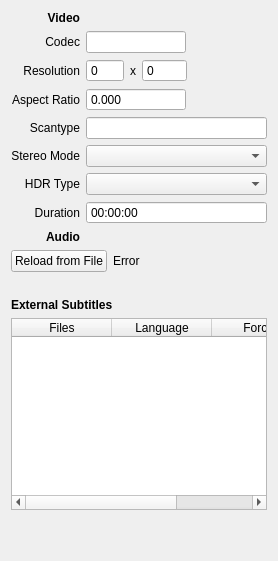
          <widget class="QWidget" name="tabStreamdetails">
           <attribute name="title">
            <string>Streamdetails</string>
           </attribute>
           <layout class="QVBoxLayout" name="verticalLayout_12">
            <item>
             <layout class="QGridLayout" name="streamDetails">
              <item row="7" column="1">
               <widget class="QTimeEdit" name="videoDuration">
                <property name="maximumSize">
                 <size>
                  <width>200</width>
                  <height>16777215</height>
                 </size>
                </property>
                <property name="buttonSymbols">
                 <enum>QAbstractSpinBox::ButtonSymbols::NoButtons</enum>
                </property>
                <property name="displayFormat">
                 <string>HH:mm:ss</string>
                </property>
               </widget>
              </item>
              <item row="4" column="1">
               <widget class="QLineEdit" name="videoScantype">
                <property name="maximumSize">
                 <size>
                  <width>200</width>
                  <height>16777215</height>
                 </size>
                </property>
               </widget>
              </item>
              <item row="3" column="0">
               <widget class="QLabel" name="lblAspectRatio">
                <property name="text">
                 <string>Aspect Ratio</string>
                </property>
                <property name="alignment">
                 <set>Qt::AlignmentFlag::AlignRight|Qt::AlignmentFlag::AlignTrailing|Qt::AlignmentFlag::AlignVCenter</set>
                </property>
               </widget>
              </item>
              <item row="3" column="1">
               <widget class="QDoubleSpinBox" name="videoAspectRatio">
                <property name="maximumSize">
                 <size>
                  <width>100</width>
                  <height>16777215</height>
                 </size>
                </property>
                <property name="buttonSymbols">
                 <enum>QAbstractSpinBox::ButtonSymbols::NoButtons</enum>
                </property>
                <property name="decimals">
                 <number>3</number>
                </property>
               </widget>
              </item>
              <item row="5" column="0">
               <widget class="QLabel" name="lblStereoMode">
                <property name="text">
                 <string>Stereo Mode</string>
                </property>
                <property name="alignment">
                 <set>Qt::AlignmentFlag::AlignRight|Qt::AlignmentFlag::AlignTrailing|Qt::AlignmentFlag::AlignVCenter</set>
                </property>
               </widget>
              </item>
              <item row="5" column="1">
               <widget class="StereoModeComboBox" name="stereoMode">
                <property name="sizeAdjustPolicy">
                 <enum>QComboBox::SizeAdjustPolicy::AdjustToContents</enum>
                </property>
               </widget>
              </item>
              <item row="1" column="1">
               <widget class="QLineEdit" name="videoCodec">
                <property name="maximumSize">
                 <size>
                  <width>100</width>
                  <height>16777215</height>
                 </size>
                </property>
               </widget>
              </item>
              <item row="7" column="0">
               <widget class="QLabel" name="lblDuration">
                <property name="text">
                 <string>Duration</string>
                </property>
                <property name="alignment">
                 <set>Qt::AlignmentFlag::AlignRight|Qt::AlignmentFlag::AlignTrailing|Qt::AlignmentFlag::AlignVCenter</set>
                </property>
               </widget>
              </item>
              <item row="0" column="0">
               <widget class="QLabel" name="lblVideo">
                <property name="font">
                 <font>
                  <bold>true</bold>
                 </font>
                </property>
                <property name="text">
                 <string>Video</string>
                </property>
                <property name="alignment">
                 <set>Qt::AlignmentFlag::AlignRight|Qt::AlignmentFlag::AlignTrailing|Qt::AlignmentFlag::AlignVCenter</set>
                </property>
               </widget>
              </item>
              <item row="1" column="0">
               <widget class="QLabel" name="lblCodec">
                <property name="text">
                 <string>Codec</string>
                </property>
                <property name="alignment">
                 <set>Qt::AlignmentFlag::AlignRight|Qt::AlignmentFlag::AlignTrailing|Qt::AlignmentFlag::AlignVCenter</set>
                </property>
               </widget>
              </item>
              <item row="2" column="0">
               <widget class="QLabel" name="lblResolution">
                <property name="text">
                 <string>Resolution</string>
                </property>
                <property name="alignment">
                 <set>Qt::AlignmentFlag::AlignRight|Qt::AlignmentFlag::AlignTrailing|Qt::AlignmentFlag::AlignVCenter</set>
                </property>
               </widget>
              </item>
              <item row="4" column="0">
               <widget class="QLabel" name="lblScantype">
                <property name="text">
                 <string>Scantype</string>
                </property>
                <property name="alignment">
                 <set>Qt::AlignmentFlag::AlignRight|Qt::AlignmentFlag::AlignTrailing|Qt::AlignmentFlag::AlignVCenter</set>
                </property>
               </widget>
              </item>
              <item row="8" column="0">
               <widget class="QLabel" name="lblStreamDetailsAudio">
                <property name="font">
                 <font>
                  <bold>true</bold>
                 </font>
                </property>
                <property name="text">
                 <string>Audio</string>
                </property>
                <property name="alignment">
                 <set>Qt::AlignmentFlag::AlignRight|Qt::AlignmentFlag::AlignTrailing|Qt::AlignmentFlag::AlignVCenter</set>
                </property>
               </widget>
              </item>
              <item row="2" column="1">
               <layout class="QHBoxLayout" name="horizontalLayout_16">
                <item>
                 <widget class="QSpinBox" name="videoWidth">
                  <property name="buttonSymbols">
                   <enum>QAbstractSpinBox::ButtonSymbols::NoButtons</enum>
                  </property>
                  <property name="maximum">
                   <number>9999</number>
                  </property>
                 </widget>
                </item>
                <item>
                 <widget class="QLabel" name="lblResolutionTimes">
                  <property name="text">
                   <string notr="true">x</string>
                  </property>
                 </widget>
                </item>
                <item>
                 <widget class="QSpinBox" name="videoHeight">
                  <property name="buttonSymbols">
                   <enum>QAbstractSpinBox::ButtonSymbols::NoButtons</enum>
                  </property>
                  <property name="maximum">
                   <number>99999</number>
                  </property>
                 </widget>
                </item>
                <item>
                 <spacer name="horizontalSpacer_10">
                  <property name="orientation">
                   <enum>Qt::Horizontal</enum>
                  </property>
                  <property name="sizeHint" stdset="0">
                   <size>
                    <width>40</width>
                    <height>20</height>
                   </size>
                  </property>
                 </spacer>
                </item>
               </layout>
              </item>
              <item row="6" column="1">
               <widget class="HdrTypeComboBox" name="hdrType"/>
              </item>
              <item row="6" column="0">
               <widget class="QLabel" name="lblHdrType">
                <property name="text">
                 <string>HDR Type</string>
                </property>
                <property name="alignment">
                 <set>Qt::AlignmentFlag::AlignRight|Qt::AlignmentFlag::AlignTrailing|Qt::AlignmentFlag::AlignVCenter</set>
                </property>
               </widget>
              </item>
              <item row="0" column="1">
               <widget class="QLabel" name="lblVideoEmpty">
                <property name="text">
                 <string/>
                </property>
               </widget>
              </item>
              <item row="8" column="1">
               <widget class="QLabel" name="lblAudioEmpty">
                <property name="text">
                 <string/>
                </property>
               </widget>
              </item>
             </layout>
            </item>
            <item>
             <layout class="QHBoxLayout" name="horizontalLayout_17">
              <item>
               <widget class="QPushButton" name="buttonReloadStreamDetails">
                <property name="text">
                 <string>Reload from File</string>
                </property>
                <property name="icon">
                 <iconset resource="../../../data/MediaElch.qrc">
                  <normaloff>:/img/arrow_circle_right_white.png</normaloff>:/img/arrow_circle_right_white.png</iconset>
                </property>
               </widget>
              </item>
              <item>
               <widget class="QLabel" name="lblReloadStreamDetailsError">
                <property name="text">
                 <string notr="true">Error</string>
                </property>
                <property name="textFormat">
                 <enum>Qt::TextFormat::PlainText</enum>
                </property>
               </widget>
              </item>
              <item>
               <spacer name="horizontalSpacer_9">
                <property name="orientation">
                 <enum>Qt::Horizontal</enum>
                </property>
                <property name="sizeHint" stdset="0">
                 <size>
                  <width>40</width>
                  <height>20</height>
                 </size>
                </property>
               </spacer>
              </item>
             </layout>
            </item>
            <item>
             <spacer name="verticalSpacer_4">
              <property name="orientation">
               <enum>Qt::Vertical</enum>
              </property>
              <property name="sizeType">
               <enum>QSizePolicy::Policy::Fixed</enum>
              </property>
              <property name="sizeHint" stdset="0">
               <size>
                <width>20</width>
                <height>20</height>
               </size>
              </property>
             </spacer>
            </item>
            <item>
             <widget class="QLabel" name="lblExternalSubtitles">
              <property name="font">
               <font>
                <bold>true</bold>
               </font>
              </property>
              <property name="text">
               <string>External Subtitles</string>
              </property>
             </widget>
            </item>
            <item>
             <widget class="QTableWidget" name="subtitles">
              <property name="selectionMode">
               <enum>QAbstractItemView::SelectionMode::NoSelection</enum>
              </property>
              <property name="selectionBehavior">
               <enum>QAbstractItemView::SelectionBehavior::SelectRows</enum>
              </property>
              <property name="showGrid">
               <bool>false</bool>
              </property>
              <attribute name="verticalHeaderVisible">
               <bool>false</bool>
              </attribute>
              <column>
               <property name="text">
                <string>Files</string>
               </property>
              </column>
              <column>
               <property name="text">
                <string>Language</string>
               </property>
              </column>
              <column>
               <property name="text">
                <string>Forced</string>
               </property>
              </column>
             </widget>
            </item>
            <item>
             <spacer name="verticalSpacer_8">
              <property name="orientation">
               <enum>Qt::Vertical</enum>
              </property>
              <property name="sizeHint" stdset="0">
               <size>
                <width>20</width>
                <height>40</height>
               </size>
              </property>
             </spacer>
            </item>
           </layout>
          </widget>
